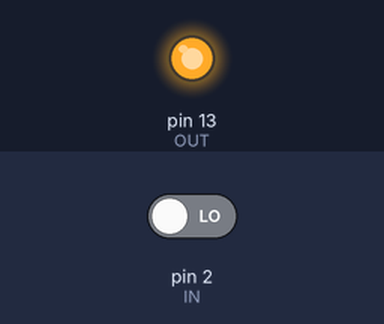
Simulated run of this sketch. Board: Arduino Uno, built with avr-gcc and run on an emulated ATmega328P. On the bench: output pins drawn as LEDs (lit = HIGH). The inputs (shaded band) are chosen by the test bench; at power-on: pin 2 (IN) LOW.

Above: at 1.2 s.
1.3 s: pin 2 (IN) driven HIGH
At 2.5 s:
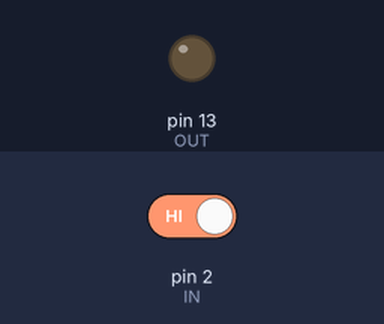
Timing chart, 0 to 4.3 s (numbered marks = the images above; inputs shaded):
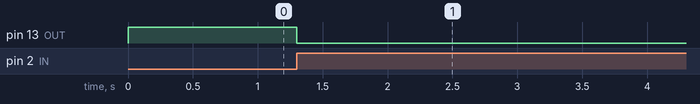

The sketch:

Part.2.ino
```cpp
int current = HIGH; //Call current switch high
int reading; //Used in loop
int previous = LOW;
int IN = 2; //Pin 2 is input --from switch
int OUT = 13; //Output pin to LED is 13


//debounce code to remove noice from the circuit
long time = 0;         // the last time the output pin was toggled
long debounce = 200;   // the debounce time, increase if the output flickers

void setup()
{

	pinMode(OUT, OUTPUT);
	pinMode(IN, INPUT);


}

void loop()
{

	reading = digitalRead(IN); //read current switch input

	if (reading == HIGH && previous == LOW && millis() - time > debounce) { //if input went from LOW to HIGH i.e. switch was switched and delay was long enough for debounce
		if (current == HIGH) //changes state of led from on to off
			current = LOW;
		else
			current = HIGH;   // off to on

		time = millis();
	}

	digitalWrite(OUT, current); //actual output to UNO

	previous = reading; //for the loop if statement

}
```

Measured:
- after the input at 1.3 s, pin 13 (OUT): HIGH → LOW at once
